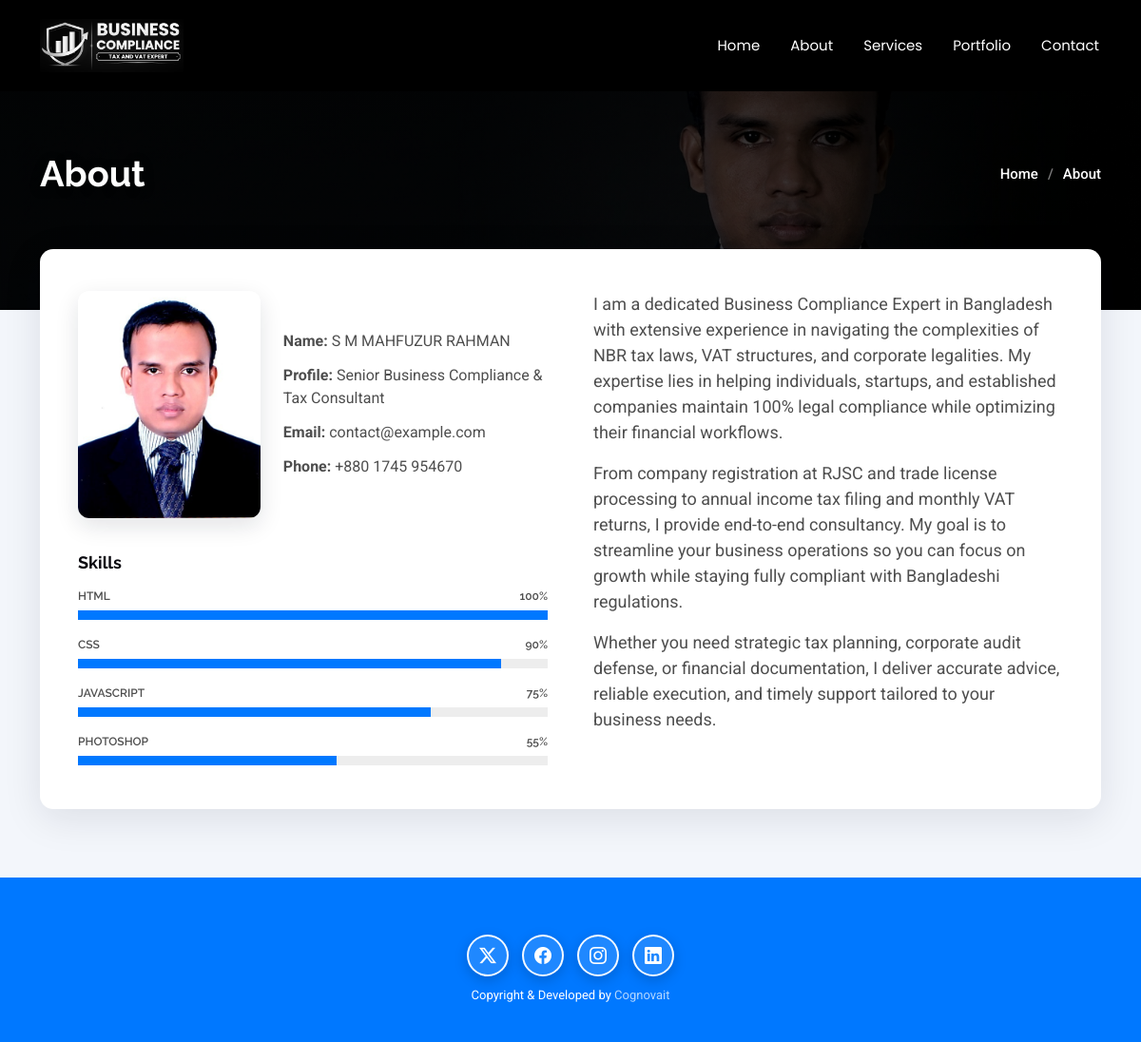
Page /about.php on the committed database.
### tables this page shows
CREATE TABLE `nav_menu` (
  `id` int(10) unsigned NOT NULL AUTO_INCREMENT,
  `label` varchar(50) NOT NULL,
  `url` varchar(255) NOT NULL DEFAULT '#',
  `sort_order` int(11) NOT NULL DEFAULT 0,
  `is_active` tinyint(1) NOT NULL DEFAULT 1,
  PRIMARY KEY (`id`)
);

CREATE TABLE `skills` (
  `id` int(10) unsigned NOT NULL AUTO_INCREMENT,
  `name` varchar(100) NOT NULL,
  `percentage` tinyint(3) unsigned NOT NULL DEFAULT 0,
  `sort_order` int(11) NOT NULL DEFAULT 0,
  `is_active` tinyint(1) NOT NULL DEFAULT 1,
  PRIMARY KEY (`id`)
);

CREATE TABLE `social_links` (
  `id` int(10) unsigned NOT NULL AUTO_INCREMENT,
  `icon` varchar(64) NOT NULL COMMENT 'Bootstrap Icons class, e.g. bi-twitter-x',
  `url` varchar(255) NOT NULL DEFAULT '#',
  `sort_order` int(11) NOT NULL DEFAULT 0,
  `is_active` tinyint(1) NOT NULL DEFAULT 1,
  PRIMARY KEY (`id`)
);

### src/helpers.php (called while the page is built, shortened)
<?php
function e(mixed $value): string
{
    return htmlspecialchars((string) $value, ENT_QUOTES | ENT_SUBSTITUTE, 'UTF-8');
}
function paragraphs(?string $text): array
{
    $parts = preg_split('/\R{2,}/u', trim((string) $text)) ?: [];
    return array_values(array_filter(array_map('trim', $parts), static fn($p) => $p !== ''));
}
function safe_url(?string $url): string
{
    $url = trim((string) $url);
    if (preg_match('#^https?://#i', $url) || preg_match('/^#[\w-]*$/', $url)) {
        return $url;
    }
    return '#';
}
function nav_url(?string $url): string
{
    $url = trim((string) $url);
    if (preg_match('/^[A-Za-z0-9_-]+\.php(?:#[\w-]*)?$/', $url)) {
        return $url;
    }
    return '#';
}
if (!function_exists('settings')) {
    function settings(): array
    {
        static $cache = null;
        if ($cache === null) {
            $cache = [];
            try {
                foreach (Database::fetchAll('SELECT setting_key, setting_value FROM site_settings') as $row) {
                    $cache[$row['setting_key']] = $row['setting_value'];
                }
            } catch (Throwable) {
                return [];
            }
        }
        return $cache;
    }
}
if (!function_exists('setting')) {
    function setting(string $key, mixed $default = ''): string
    {
        $all = settings();
        return isset($all[$key]) && $all[$key] !== null ? (string) $all[$key] : (string) ($default ?? '');
    }
}

### db.php (called while the page is built, shortened)
<?php
final class Database
{
    private static ?PDO $pdo = null;
    private static function getEnvOr(string $key, string $default): string
    {
        $val = getenv($key);
        return $_ENV[$key] ?? $_SERVER[$key] ?? $default;
    }
    public static function pdo(): PDO
    {
        if (self::$pdo instanceof PDO) {
            return self::$pdo;
        }
        $host    = self::getEnvOr('DB_HOST', '127.0.0.1');
        $port    = self::getEnvOr('DB_PORT', '3306');
        $name    = self::getEnvOr('DB_NAME', 'devfolio');
        $user    = self::getEnvOr('DB_USER', 'root');
        $pass    = self::getEnvOr('DB_PASS', '');
        $charset = 'utf8mb4';
        $opts = [
            PDO::ATTR_ERRMODE            => PDO::ERRMODE_EXCEPTION,
            PDO::ATTR_DEFAULT_FETCH_MODE => PDO::FETCH_ASSOC,
            PDO::ATTR_EMULATE_PREPARES   => false,
        ];
        $base = sprintf('mysql:host=%s;port=%s;charset=%s', $host, $port, $charset);
        try {
            try {
                self::$pdo = new PDO($base . ';dbname=' . $name, $user, $pass, $opts);
            } catch (PDOException $e) {
                if ((int) ($e->errorInfo[1] ?? 0) !== 1049) {
                    throw $e;
                }
                $tmp = new PDO($base, $user, $pass, $opts);
                $tmp->exec('CREATE DATABASE IF NOT EXISTS `' . $name . '` CHARACTER SET utf8mb4 COLLATE utf8mb4_unicode_ci');
                self::$pdo = new PDO($base . ';dbname=' . $name, $user, $pass, $opts);
            }
        } catch (PDOException $e) {
            error_log('DevFolio DB connection failed: ' . $e->getMessage());
            http_response_code(500);
            exit('Database connection failed: ' . $e->getMessage());
        }
        return self::$pdo;
    }
    private static function run(string $sql, array $params): PDOStatement
    {
        $st = self::pdo()->prepare($sql);
        $st->execute($params);
        return $st;
    }
    public static function fetchAll(string $sql, array $params = []): array
    {
        $st = self::run($sql, $params);
        return $st->fetchAll();
    }
}
function db(): PDO
{
    return Database::pdo();
}

### includes/functions.php (called while the page is built, shortened)
<?php
function fetch_active(string $table, string $order = 'sort_order, id'): array
{
    $allowed = ['skills', 'resume_items', 'services', 'stats', 'portfolio_categories',
                'pricing_plans', 'faqs', 'testimonials', 'social_links'];
    return db()->query("SELECT * FROM `$table` WHERE is_active = 1 ORDER BY $order")->fetchAll();
}
function get_skills(): array       { return fetch_active('skills'); }
function get_social_links(): array { return fetch_active('social_links'); }
function get_nav_items(): array
{
    return Database::fetchAll('SELECT * FROM nav_menu WHERE is_active = 1 ORDER BY sort_order, id');
}

### about.php (the view, shortened to what this page needs)
<?php
require_once __DIR__ . '/includes/functions.php';
$pageTitle   = 'About - ' . setting('site_name', 'DevFolio') . ' Bootstrap Template';
$bodyClass   = 'about-page inner-page';
$skills = get_skills();
require __DIR__ . '/includes/header.php';
?>
  <main class="main">
    <?php require __DIR__ . '/includes/breadcrumb.php'; ?>
    <section id="about" class="about section">
      <div class="container">
       <div class="inner-card" data-aos="fade-up" data-aos-delay="100">
        <div class="row gy-5 gx-xl-5">
          <div class="col-md-6">
            <div class="row justify-content-between align-items-center gy-4 about-profile">
              <div class="col-lg-5">
                <img src="<?= e(setting('about_image', 'img/profile-img.jpg')) ?>" class="img-fluid about-photo" alt="<?= e(setting('about_name')) ?>">
              </div>
              <div class="col-lg-7 about-info">
                <p><strong>Name: </strong> <span><?= e(setting('about_name')) ?></span></p>
                <p><strong>Profile: </strong> <span><?= e(setting('about_profile')) ?></span></p>
                <p><strong>Email: </strong> <span><?= e(setting('about_email')) ?></span></p>
                <p><strong>Phone: </strong> <span><?= e(setting('about_phone')) ?></span></p>
              </div>
            </div>
            <div class="skills-content skills-animation">
              <h5>Skills</h5>
              <?php foreach ($skills as $s): $pct = max(0, min(100, (int) $s['percentage'])); ?>
              <div class="progress">
                <span class="skill"><span><?= e($s['name']) ?></span> <i class="val"><?= $pct ?>%</i></span>
                <div class="progress-bar-wrap">
                  <div class="progress-bar" role="progressbar" aria-valuenow="<?= $pct ?>" aria-valuemin="0" aria-valuemax="100"></div>
                </div>
              </div>
              <?php endforeach; ?>
            </div>
          </div>
          <div class="col-md-6">
            <div class="about-me">
              <?php foreach (paragraphs(setting('about_text')) as $para): ?>
              <p>
                <?= e($para) ?>
              </p>
              <?php endforeach; ?>
            </div>
          </div>
        </div>
       </div>
      </div>
    </section>
  </main>
<?php require __DIR__ . '/includes/footer.php'; ?>

### includes/header.php (shortened to what this page needs)
<?php
require_once __DIR__ . '/functions.php';
$bodyClass = $bodyClass ?? 'index-page';
$siteName = setting('site_name', 'DevFolio');
$siteLogo = setting('site_logo', '');
$navItems      = get_nav_items();
$currentScript = basename($_SERVER['SCRIPT_NAME'] ?? 'index.php');
$navLinkActive = static function (string $url) use ($currentScript): bool {
    $path = strtok($url, '#?') ?: '';
    if ($path === '' || !str_ends_with($path, '.php')) {
        return false;
    }
    if ($path === $currentScript) {
        return true;
    }
    $slug = substr($path, 0, -4);
    return str_starts_with($currentScript, $slug . '-');
};
?>
<!DOCTYPE html>
<html lang="en">
<head>
  <link href="css/bootstrap.min.css" rel="stylesheet">
  <link href="css/bootstrap-icons.css" rel="stylesheet">
  <link href="css/aos.css" rel="stylesheet">
  <link href="css/glightbox.min.css" rel="stylesheet">
  <link href="css/swiper-bundle.min.css" rel="stylesheet">
  <link href="css/main.css?v=3.4" rel="stylesheet">
</head>
<body class="<?= e($bodyClass) ?>">
  <header id="header" class="header d-flex align-items-center sticky-top">
    <div class="container-fluid container-xl position-relative d-flex align-items-center justify-content-between">
      <a href="index.php" class="logo d-flex align-items-center">
        <?php if (!empty($siteLogo) && is_file(ROOT_PATH . '/' . $siteLogo)): ?>
          <img src="<?= e($siteLogo) ?>?v=<?= filemtime(ROOT_PATH . '/' . $siteLogo) ?>" alt="<?= e($siteName) ?>" class="site-header-logo">
        <?php else: ?>
          <h1 class="sitename"><?= e($siteName) ?></h1>
        <?php endif; ?>
      </a>
      <nav id="navmenu" class="navmenu">
        <ul>
          <?php foreach ($navItems as $item): $isActive = $navLinkActive((string) $item['url']); ?>
          <li><a href="<?= e(nav_url($item['url'])) ?>"<?= $isActive ? ' class="active"' : '' ?>><?= e($item['label']) ?></a></li>
          <?php endforeach; ?>
        </ul>
      </nav>
    </div>
  </header>

### includes/footer.php (shortened to what this page needs)
<?php
require_once __DIR__ . '/functions.php';
?>
  <footer id="footer" class="footer accent-background">
    <div class="container">
      <div class="social-links d-flex justify-content-center">
        <?php foreach (get_social_links() as $s): ?>
        <a href="<?= e(safe_url($s['url'])) ?>"><i class="bi <?= e($s['icon']) ?>"></i></a>
        <?php endforeach; ?>
      </div>
      <div class="credits">
        Copyright &amp; Developed by <a href="https://cognovait.com/" target="_blank" rel="noopener">Cognovait</a>
      </div>
    </div>
  </footer>
</body>
</html>

### rows in the picture
nav_menu: label "Home"
nav_menu: label "About"
nav_menu: label "Services"
nav_menu: label "Portfolio"
nav_menu: label "Contact"
skills: name "HTML", percentage "100"
skills: name "CSS", percentage "90"
skills: name "JAVASCRIPT", percentage "75"
skills: name "PHOTOSHOP", percentage "55"

### other values in the picture
$bannerTitle "About"
setting('about_name') "S M MAHFUZUR RAHMAN"
setting('about_profile') "Senior Business Compliance & Tax Consultant"
setting('about_email') "contact@example.com"
setting('about_phone') "+880 1745 954670"
$para "Whether you need strategic tax planning, corporate audit defense, or financial documentation, I deliver accurate advice, reliable execution, and timely support tailored to your business needs."
